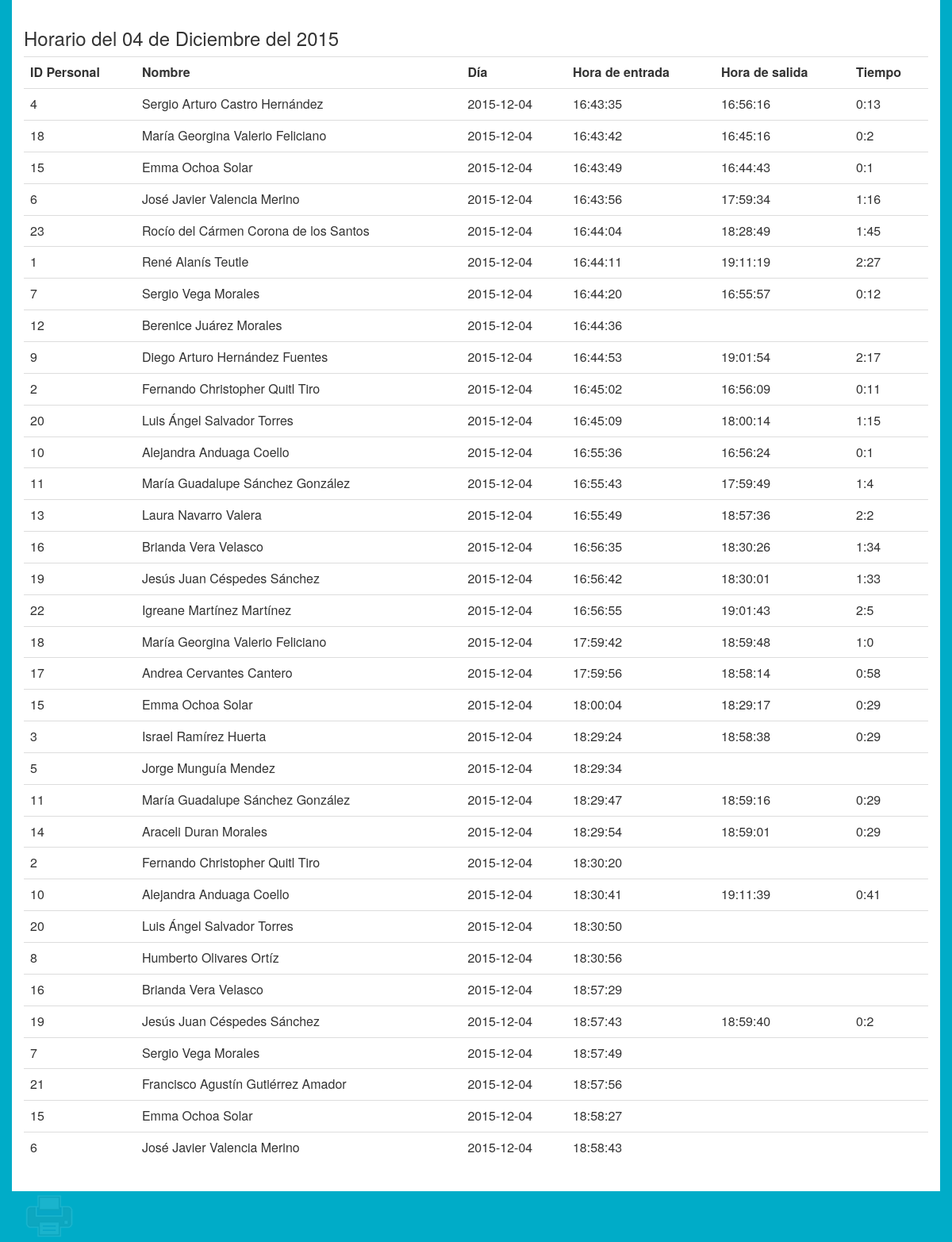
The page /horario-diario.php?date=2015-12-04 on the database its author committed.
### tables this page shows
CREATE TABLE IF NOT EXISTS `horario` (
  `idhorario` int(11) NOT NULL AUTO_INCREMENT,
  `dia_entrada` date DEFAULT NULL,
  `hora_entrada` time DEFAULT NULL,
  `dia_salida` date DEFAULT NULL,
  `hora_salida` time DEFAULT NULL,
  `tiempo` varchar(8) NOT NULL,
  `tiempo_decimal` float(5,2) NOT NULL,
  `personal_idpersonal` int(11) NOT NULL,
  PRIMARY KEY (`idhorario`,`personal_idpersonal`),
  KEY `fk_horario_personal1_idx` (`personal_idpersonal`)
);

CREATE TABLE IF NOT EXISTS `personal` (
  `idpersonal` int(11) NOT NULL AUTO_INCREMENT,
  `nombre` varchar(45) DEFAULT NULL,
  `apellidos` varchar(45) DEFAULT NULL,
  `foto` varchar(100) DEFAULT NULL,
  `tolerancia` time NOT NULL,
  `privilegios_idprivilegios` int(11) NOT NULL,
  `usuario_idusuario` int(11) NOT NULL,
  PRIMARY KEY (`idpersonal`,`privilegios_idprivilegios`),
  KEY `fk_personal_privilegios1_idx` (`privilegios_idprivilegios`),
  KEY `fk_personal_usuario1_idx` (`usuario_idusuario`)
);

### horario-diario.php (the view, shortened to what this page needs)
<html>
<head>
<link rel="stylesheet" type="text/css" href="css/bootstrap.min.css">
<link rel="stylesheet" type="text/css" href="css/imprimir.css">
<link rel="stylesheet" type="text/css" href="css/main.css">
</head>
<body>
<?php
$fecha =  $_GET['date'];
$annio = substr($fecha, 0,4);
$mes = substr($fecha, 5,2);
$dia = substr($fecha, 8,2);
$meses = array('1' =>  'Enero',
			'2' =>  'Febrero',
			'3' =>  'Marzo',
			'4' =>  'Abril',
			'5' =>  'Mayo',
			'6' =>  'Junio',
			'7' =>  'Julio',
			'8' =>  'Agosto',
			'9' =>  'Septiembre',
			'10' =>  'Octubre',
			'11' =>  'Noviembre',
			'12' =>  'Diciembre',);
$nombre_mes = $meses[$mes];
	?>
	<div class="container">
		<div class="row horario">
			<h3>Horario del <?php echo $dia." de ".$nombre_mes. " del ".$annio; ?></h3>
			<div class="table-responsive">
				<table class="table">
					<tr>
						<th>ID Personal</th>
						<th>Nombre</th>
						<th>D&iacute;a</th>
						<th>Hora de entrada</th>
						<th>Hora de salida</th>
						<th>Tiempo</th>
					</tr>
					<?php
						include('conexion.php');
						$datos = "select idpersonal,nombre,apellidos,dia_entrada,hora_entrada,hora_salida,tiempo from horario,personal where personal.idpersonal = horario.personal_idpersonal and dia_entrada = '$fecha' order by hora_entrada";
						$horario = mysql_query($datos, $conexion) or die(mysql_error());
						while ($rows = mysql_fetch_assoc($horario)) {
							echo "<tr>";
							$idpersonal = $rows['idpersonal'];
							echo "<td>".$idpersonal."</td>";
							$nombre = $rows['nombre']. " " .$apellido = $rows['apellidos'];
							echo "<td>".$nombre."</td>";
							$dia = $rows['dia_entrada'];
							echo "<td>".$dia."</td>";
							$entrada = $rows['hora_entrada'];
							echo "<td>".$entrada."</td>";
							$salida = $rows['hora_salida'];
							echo "<td>".$salida."</td>";
							$tiempo = $rows['tiempo'];
							echo "<td>".$tiempo."</td>";
							echo "</tr>";
						}
					?>
				</table>
			</div>
		</div>
		<button onclick='window.print()' type='button' id='btnImprimir'></button>
	</div>
</body>

### css/imprimir.css (style rules this page uses)
#btnImprimir { background: url(img/imprimir.png); border: 0; width: 64px; height: 64px; }
#btnImprimir { opacity: 0.1; }

### css/main.css (style rules this page uses)
body { background-color: rgb(0,172,200); }
.header, .menu, .register, .horario { background-color: white; padding: 15px; }

### rows shown on the page
horario: personal.idpersonal "4", personal.nombre+apellidos "Sergio Arturo Castro Hernández", dia_entrada "2015-12-04", hora_entrada "16:43:35", hora_salida "16:56:16", tiempo "0:13"
horario: personal.idpersonal "18", personal.nombre+apellidos "María Georgina Valerio Feliciano", dia_entrada "2015-12-04", hora_entrada "16:43:42", hora_salida "16:45:16", tiempo "0:2"
horario: personal.idpersonal "15", personal.nombre+apellidos "Emma Ochoa Solar", dia_entrada "2015-12-04", hora_entrada "16:43:49", hora_salida "16:44:43", tiempo "0:1"
horario: personal.idpersonal "6", personal.nombre+apellidos "José Javier Valencia Merino", dia_entrada "2015-12-04", hora_entrada "16:43:56", hora_salida "17:59:34", tiempo "1:16"
horario: personal.idpersonal "23", personal.nombre+apellidos "Rocío del Cármen Corona de los Santos", dia_entrada "2015-12-04", hora_entrada "16:44:04", hora_salida "18:28:49", tiempo "1:45"
horario: personal.idpersonal "1", personal.nombre+apellidos "René Alanís Teutle", dia_entrada "2015-12-04", hora_entrada "16:44:11", hora_salida "19:11:19", tiempo "2:27"
horario: personal.idpersonal "7", personal.nombre+apellidos "Sergio Vega Morales", dia_entrada "2015-12-04", hora_entrada "16:44:20", hora_salida "16:55:57", tiempo "0:12"
horario: personal.idpersonal "12", personal.nombre+apellidos "Berenice Juárez Morales", dia_entrada "2015-12-04", hora_entrada "16:44:36"
horario: personal.idpersonal "9", personal.nombre+apellidos "Diego Arturo Hernández Fuentes", dia_entrada "2015-12-04", hora_entrada "16:44:53", hora_salida "19:01:54", tiempo "2:17"
horario: personal.idpersonal "2", personal.nombre+apellidos "Fernando Christopher Quitl Tiro", dia_entrada "2015-12-04", hora_entrada "16:45:02", hora_salida "16:56:09", tiempo "0:11"
horario: personal.idpersonal "20", personal.nombre+apellidos "Luis Ángel Salvador Torres", dia_entrada "2015-12-04", hora_entrada "16:45:09", hora_salida "18:00:14", tiempo "1:15"
horario: personal.idpersonal "10", personal.nombre+apellidos "Alejandra Anduaga Coello", dia_entrada "2015-12-04", hora_entrada "16:55:36", hora_salida "16:56:24", tiempo "0:1"
horario: personal.idpersonal "11", personal.nombre+apellidos "María Guadalupe Sánchez González", dia_entrada "2015-12-04", hora_entrada "16:55:43", hora_salida "17:59:49", tiempo "1:4"
horario: personal.idpersonal "13", personal.nombre+apellidos "Laura Navarro Valera", dia_entrada "2015-12-04", hora_entrada "16:55:49", hora_salida "18:57:36", tiempo "2:2"
horario: personal.idpersonal "16", personal.nombre+apellidos "Brianda Vera Velasco", dia_entrada "2015-12-04", hora_entrada "16:56:35", hora_salida "18:30:26", tiempo "1:34"
horario: personal.idpersonal "19", personal.nombre+apellidos "Jesús Juan Céspedes Sánchez", dia_entrada "2015-12-04", hora_entrada "16:56:42", hora_salida "18:30:01", tiempo "1:33"
horario: personal.idpersonal "22", personal.nombre+apellidos "Igreane Martínez Martínez", dia_entrada "2015-12-04", hora_entrada "16:56:55", hora_salida "19:01:43", tiempo "2:5"
horario: personal.idpersonal "18", personal.nombre+apellidos "María Georgina Valerio Feliciano", dia_entrada "2015-12-04", hora_entrada "17:59:42", hora_salida "18:59:48", tiempo "1:0"
horario: personal.idpersonal "17", personal.nombre+apellidos "Andrea Cervantes Cantero", dia_entrada "2015-12-04", hora_entrada "17:59:56", hora_salida "18:58:14", tiempo "0:58"
horario: personal.idpersonal "15", personal.nombre+apellidos "Emma Ochoa Solar", dia_entrada "2015-12-04", hora_entrada "18:00:04", hora_salida "18:29:17", tiempo "0:29"
horario: personal.idpersonal "3", personal.nombre+apellidos "Israel Ramírez Huerta", dia_entrada "2015-12-04", hora_entrada "18:29:24", hora_salida "18:58:38", tiempo "0:29"
horario: personal.idpersonal "5", personal.nombre+apellidos "Jorge Munguía Mendez", dia_entrada "2015-12-04", hora_entrada "18:29:34"
horario: personal.idpersonal "11", personal.nombre+apellidos "María Guadalupe Sánchez González", dia_entrada "2015-12-04", hora_entrada "18:29:47", hora_salida "18:59:16", tiempo "0:29"
horario: personal.idpersonal "14", personal.nombre+apellidos "Araceli Duran Morales", dia_entrada "2015-12-04", hora_entrada "18:29:54", hora_salida "18:59:01", tiempo "0:29"
horario: personal.idpersonal "2", personal.nombre+apellidos "Fernando Christopher Quitl Tiro", dia_entrada "2015-12-04", hora_entrada "18:30:20"
horario: personal.idpersonal "10", personal.nombre+apellidos "Alejandra Anduaga Coello", dia_entrada "2015-12-04", hora_entrada "18:30:41", hora_salida "19:11:39", tiempo "0:41"
horario: personal.idpersonal "20", personal.nombre+apellidos "Luis Ángel Salvador Torres", dia_entrada "2015-12-04", hora_entrada "18:30:50"
horario: personal.idpersonal "8", personal.nombre+apellidos "Humberto Olivares Ortíz", dia_entrada "2015-12-04", hora_entrada "18:30:56"
horario: personal.idpersonal "16", personal.nombre+apellidos "Brianda Vera Velasco", dia_entrada "2015-12-04", hora_entrada "18:57:29"
horario: personal.idpersonal "19", personal.nombre+apellidos "Jesús Juan Céspedes Sánchez", dia_entrada "2015-12-04", hora_entrada "18:57:43", hora_salida "18:59:40", tiempo "0:2"
horario: personal.idpersonal "7", personal.nombre+apellidos "Sergio Vega Morales", dia_entrada "2015-12-04", hora_entrada "18:57:49"
horario: personal.idpersonal "21", personal.nombre+apellidos "Francisco Agustín Gutiérrez Amador", dia_entrada "2015-12-04", hora_entrada "18:57:56"
horario: personal.idpersonal "15", personal.nombre+apellidos "Emma Ochoa Solar", dia_entrada "2015-12-04", hora_entrada "18:58:27"
horario: personal.idpersonal "6", personal.nombre+apellidos "José Javier Valencia Merino", dia_entrada "2015-12-04", hora_entrada "18:58:43"

### other values the page prints
$dia "04"
$nombre_mes "Diciembre"
$annio "2015"
